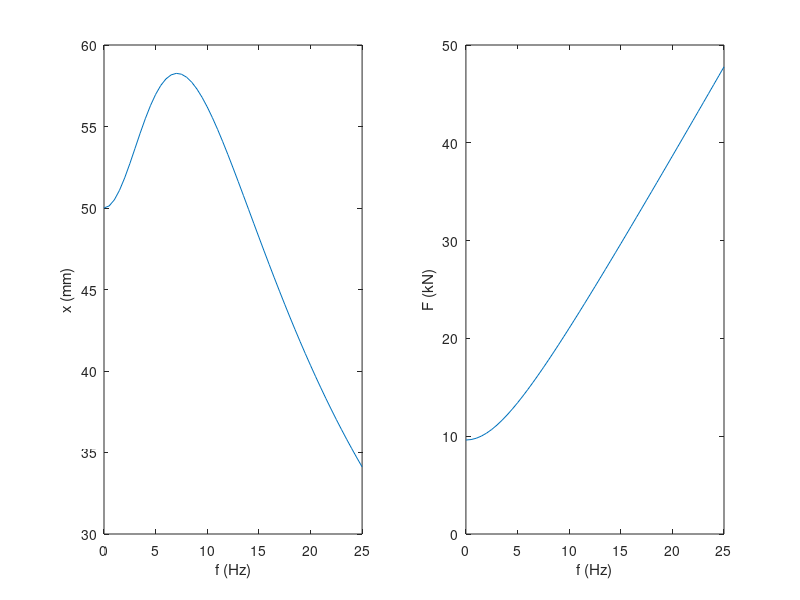

Recreate this plot in MATLAB.
%Transmissibility plots
% F.Cegla 07/10/2020
%===============================

MR = 1.55;

k = 80000 * MR^2;
m = 50;
zeta=[0.4*MR^2];

omega_n = sqrt(k/m);

f_max = 25; % Hz
df = 0.5;
f = 0:df:f_max;

omega = f*2*pi;

y = 50; % mm

r=linspace(0,omega(end)/omega_n,length(omega));
T=zeros(length(zeta),length(r));
phase=zeros(length(zeta),length(r));

for count=1:length(zeta)
T(count,:)=sqrt((2.*zeta(count).*r).^2+1)./sqrt((1-r.^2).^2+(2.*zeta(count).*r).^2);
phase(count,:)=atan(2.*zeta(count).*r.^3./((1-r.^2)+(2.*zeta(count).*r).^2));
end

% Amplitude of displacement of sprung mass, x:
x = T*y;
subplot(1,2,1)
plot(f,x)
xlabel('f (Hz)')
ylabel('x (mm)')

%Force, frequency
F = k.*x.*sqrt((1-r.^2).^2 + (2*zeta*r).^2)/10^6;

subplot(1,2,2)
plot(f,F);
xlabel('f (Hz)')
ylabel('F (kN)')
% figure
% for count=1:length(zeta)
%     subplot(2,1,1)
%     plot(r,T(count,:))
%     if count==1
%         hold
%     end
%     subplot(2,1,2)
%     plot(r,(unwrap(phase(count,:).*2)./2)./pi.*180)
%     if count==1
%         hold
%     end
% end
% xlabel('Normalised frequency (\omega/\omega_n)')
% ylabel('Phase (degrees)')
% subplot(2,1,1)
% ylabel('Magnitude')
% legend('\zeta=0.05','\zeta=0.1','\zeta=0.25','\zeta=0.5','\zeta=01')
